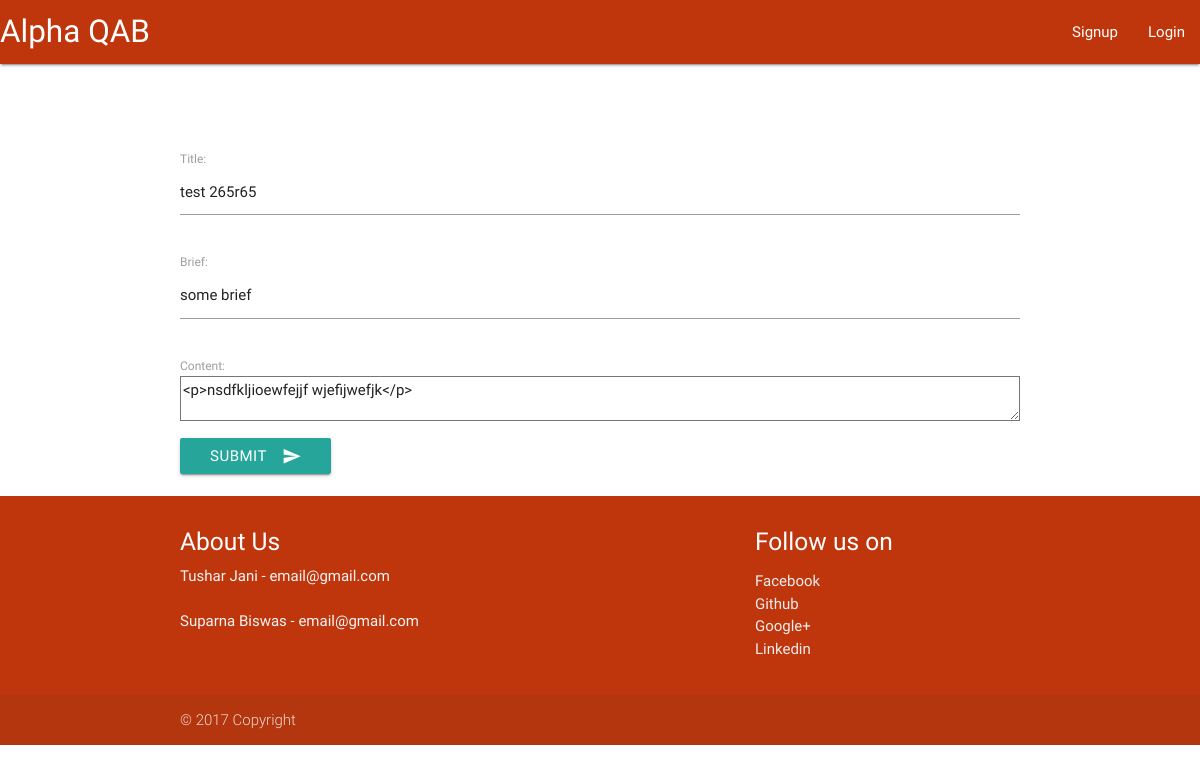
Page /index/16/update/ on the committed database.
### posts/models.py (models this page shows, shortened)
class Post(models.Model):
    title = models.CharField(max_length = 120)
    brief = models.CharField(max_length=120,null=True)
    content = RichTextUploadingField(max_length=1000000,null=True)
    updated = models.DateTimeField(auto_now=True,auto_now_add=False)
    timestamp = models.DateTimeField(auto_now=False, auto_now_add=True)
    class Meta:
        ordering = ["-timestamp", "-updated"]

### posts/views.py (the view)
# urls.py: url(r'^index/(?P<id>\d+)/update/$', views.post_update,name='updatepost'),
def post_update(request, id=None):
    instance = Post.objects.get(id=id)
    form = PostForm(request.POST or None, instance=instance)
    if form.is_valid():
        instance = form.save(commit=False)
        instance.save()
        messages.success(request, "Successfully Edited")
        return redirect('index')
    context = {
        "title": instance.title,
        "instance": instance,
        "form":form,
    }
    return render(request, "posts/edit1.html", context)

### posts/forms.py
class PostForm(forms.ModelForm):
    class Meta:
        content = forms.CharField(widget=PagedownWidget)
        model = Post
        fields = [
            "title",
            "brief",
            "content",
        ]

### posts/templates/posts/edit1.html (shortened to what this page needs)
{% extends "posts/base.html" %}
{% load staticfiles %}
{% load static %}
{% block content %}
<br>
<br>
<br>
<div class="container">
    <form action="{% url 'updatepost' id=instance.id %}" method="POST">
            {{ form.as_p }}
         <button class="btn waves-effect waves-light" type="submit" name="action">Submit
            <i class="material-icons right">send</i>
         </button>
    </form>
    <br>
</div>
{% endblock %}

### posts/templates/posts/style.css (style rules this page uses)
html { font-family: Roboto,fantasy,sans-serif; }

### rows in the picture
Post: title "test 265r65", brief "some brief", content "<p>nsdfkljioewfejjf wjefijwefjk</p>"
